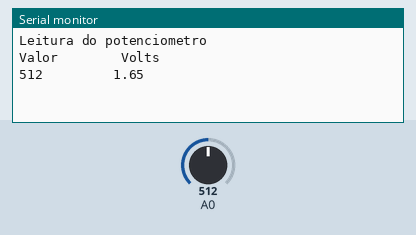
Bench run of a sketch on a simulated Arduino Uno, built with avr-gcc and run on an emulated ATmega328P. Shown: the last lines printed to the serial monitor. The test bench sets the inputs (shaded band); at power-on: A0 = 512.

Above: at 1.2 s.
1.3 s: A0 set to 716
At 2.5 s:
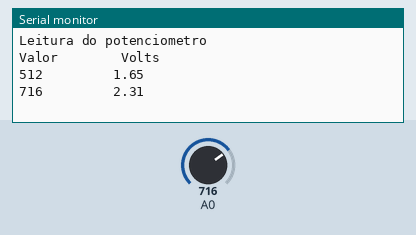
2.8 s: A0 set to 900
At 3.8 s:
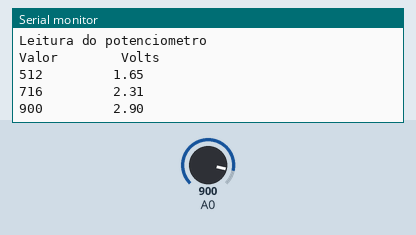
Timing chart, 0 to 5.8 s (numbered marks = the images above; inputs shaded):
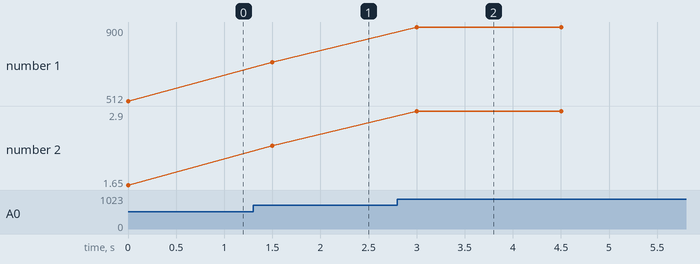

The sketch:

potenciometro.ino
```cpp
float leitura;

 void setup()
{
  Serial.begin(115200);
  Serial.println("Leitura do potenciometro");
  Serial.println("Valor        Volts");
}
void loop()
{
  Serial.print(analogRead(A0));
  Serial.print("         ");
  leitura = (analogRead(A0)*3.3/1023);
  Serial.println(leitura);
  delay(1500);
}
```

Measured:
- after the input at 1.3 s, the serial monitor: prints a new line after 0.20 s (image 1)
- after the input at 2.8 s, the serial monitor: prints a new line after 0.20 s (image 2)
- plotted number 1: 512 → 716 after the input at 1.3 s, 716 → 900 after the input at 2.8 s
- plotted number 2: 1.65 → 2.31 after the input at 1.3 s, 2.31 → 2.9 after the input at 2.8 s
